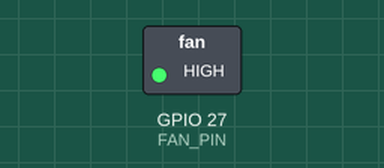
The sketch below on a simulated ESP32. Shown: switched loads named in the sketch (green lamp = pin HIGH).

Above: at 2.5 s.
At 7.5 s:
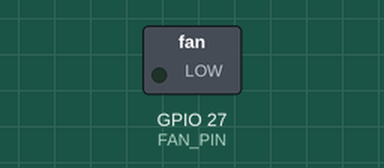
Timing chart, 0 to 13.0 s (numbered marks = the images above):
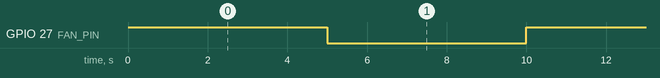

The sketch:

FAN.ino
```cpp
// constants won't change
const int FAN_PIN = 27;  // the Arduino pin, which connects to the IN pin of relay

// the setup function runs once when you press reset or power the board
void setup() {
  // initialize digital pin A5 as an output.
  pinMode(FAN_PIN, OUTPUT);
}

// the loop function runs over and over again forever
void loop() {
  digitalWrite(FAN_PIN, HIGH); // turn on fan 5 seconds
  delay(5000);
  digitalWrite(FAN_PIN, LOW);  // turn off fan 5 seconds
  delay(5000);
}
```

Measured:
- by itself, GPIO 27 (FAN_PIN): alternates HIGH for 5.0 s and LOW for 5.0 s
